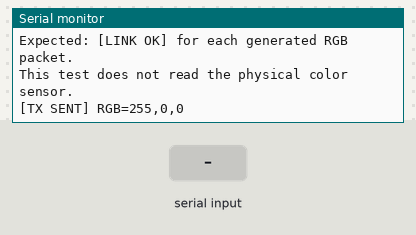
A sketch run on a simulated Arduino Nano, built with avr-gcc and run on an emulated ATmega328P. Parts: the last lines printed to the serial monitor. The test bench sets the inputs (shaded band).

Above: at 1.2 s.
1.3 s: "1\n" received over the second serial link
At 2.5 s:
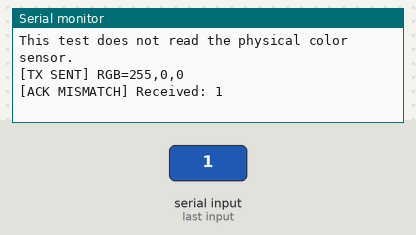
4.3 s: "0\n" received over the second serial link
At 4.7 s:
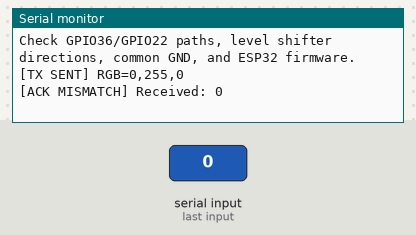
5.8 s: "2\n" received over the second serial link
At 5.98 s:
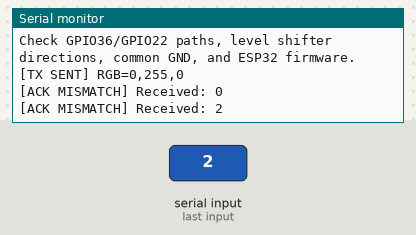

Measured:
- after the input at 1.3 s, the serial monitor: prints a new line at once (image 1)
- after the input at 4.3 s, the serial monitor: prints a new line at once (image 2)
- after the input at 5.8 s, the serial monitor: prints a new line at once (image 3)

The sketch:

ColorSensorVerify.ino
```cpp
#include <SoftwareSerial.h>

// Nano D3 -> level shifter -> ESP32 GPIO36 (test RGB data).
// ESP32 GPIO22 -> level shifter -> Nano D2 (ACK return).
// Connect both boards' GND. Generated colors test UART only, not the sensor.
constexpr uint8_t NANO_RX_PIN = 2;
constexpr uint8_t NANO_TX_PIN = 3;
constexpr unsigned long DEBUG_BAUD = 115200;
constexpr unsigned long ESP32_BAUD = 9600;
constexpr unsigned long ACK_TIMEOUT_MS = 2500;

SoftwareSerial esp32Link(NANO_RX_PIN, NANO_TX_PIN);

static const uint8_t colors[][3] = {
  {255, 0, 0},
  {0, 255, 0},
  {0, 0, 255},
  {255, 255, 255}
};
constexpr size_t COLOR_COUNT = sizeof(colors) / sizeof(colors[0]);

uint8_t colorIndex = 0;
uint8_t sentRed = 0;
uint8_t sentGreen = 0;
uint8_t sentBlue = 0;
uint32_t lastSendMs = 0;
uint32_t ackDeadlineMs = 0;
bool waitingForAck = false;
char ackLine[48];
size_t ackLength = 0;

void sendTestColor() {
  const uint8_t* color = colors[colorIndex];
  sentRed = color[0];
  sentGreen = color[1];
  sentBlue = color[2];

  esp32Link.print(F("{\"r\":"));
  esp32Link.print(sentRed);
  esp32Link.print(F(",\"g\":"));
  esp32Link.print(sentGreen);
  esp32Link.print(F(",\"b\":"));
  esp32Link.print(sentBlue);
  esp32Link.println(F("}"));

  Serial.print(F("[TX SENT] RGB="));
  Serial.print(sentRed);
  Serial.print(',');
  Serial.print(sentGreen);
  Serial.print(',');
  Serial.println(sentBlue);

  waitingForAck = true;
  ackDeadlineMs = millis() + ACK_TIMEOUT_MS;
  colorIndex = (colorIndex + 1) % COLOR_COUNT;
  lastSendMs = millis();
}

void processAckLine() {
  ackLine[ackLength] = '\0';
  char expected[32];
  snprintf(expected, sizeof(expected), "ACK,%u,%u,%u",
           sentRed, sentGreen, sentBlue);

  if (strcmp(ackLine, expected) == 0) {
    waitingForAck = false;
    Serial.print(F("[LINK OK] ESP32 received RGB="));
    Serial.print(sentRed);
    Serial.print(',');
    Serial.print(sentGreen);
    Serial.print(',');
    Serial.println(sentBlue);
  } else {
    Serial.print(F("[ACK MISMATCH] Received: "));
    Serial.println(ackLine);
  }
  ackLength = 0;
}

void readEsp32Acks() {
  while (esp32Link.available()) {
    const char value = (char)esp32Link.read();
    if (value == '\n' || value == '\r') {
      if (ackLength > 0) processAckLine();
    } else if (ackLength < sizeof(ackLine) - 1) {
      ackLine[ackLength++] = value;
    } else {
      ackLength = 0;
      Serial.println(F("[ACK ERROR] ESP32 response too long"));
    }
  }
}

void setup() {
  Serial.begin(DEBUG_BAUD);
  esp32Link.begin(ESP32_BAUD);
  Serial.println(F("UART test: Nano D3 TX -> ESP32 GPIO36 RX."));
  Serial.println(F("ACK return: ESP32 GPIO22 TX -> Nano D2 RX."));
  Serial.println(F("Expected: [LINK OK] for each generated RGB packet."));
  Serial.println(F("This test does not read the physical color sensor."));
}

void loop() {
  readEsp32Acks();

  const uint32_t now = millis();
  if (waitingForAck && (int32_t)(now - ackDeadlineMs) >= 0) {
    waitingForAck = false;
    Serial.println(F("[NO ACK] Nano sent data, but no matching ESP32 reply arrived."));
    Serial.println(F("Check GPIO36/GPIO22 paths, level shifter directions, common GND, and ESP32 firmware."));
  }

  if (!waitingForAck && now - lastSendMs >= 1000) {
    sendTestColor();
  }
}
```
